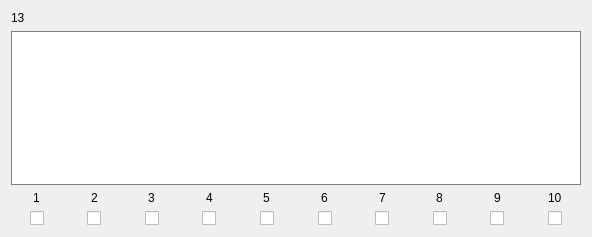
            <widget class="QWidget" name="scrollAreaWidgetContents_162">
             <property name="geometry">
              <rect>
               <x>0</x>
               <y>0</y>
               <width>592</width>
               <height>237</height>
              </rect>
             </property>
             <layout class="QVBoxLayout" name="verticalLayout_107">
              <item>
               <widget class="QLabel" name="Name_13">
                <property name="text">
                 <string>13</string>
                </property>
               </widget>
              </item>
              <item>
               <widget class="QTextEdit" name="Text_13">
                <property name="styleSheet">
                 <string notr="true">border: 1px solid gray</string>
                </property>
               </widget>
              </item>
              <item>
               <layout class="QHBoxLayout" name="horizontalLayout_16">
                <property name="bottomMargin">
                 <number>0</number>
                </property>
                <item>
                 <layout class="QVBoxLayout" name="verticalLayout_143">
                  <property name="rightMargin">
                   <number>0</number>
                  </property>
                  <property name="bottomMargin">
                   <number>0</number>
                  </property>
                  <item alignment="Qt::AlignHCenter">
                   <widget class="QLabel" name="label_122">
                    <property name="text">
                     <string>1</string>
                    </property>
                   </widget>
                  </item>
                  <item alignment="Qt::AlignHCenter">
                   <widget class="QCheckBox" name="Check_13_1">
                    <property name="text">
                     <string/>
                    </property>
                   </widget>
                  </item>
                 </layout>
                </item>
                <item>
                 <layout class="QVBoxLayout" name="verticalLayout_144">
                  <property name="rightMargin">
                   <number>0</number>
                  </property>
                  <property name="bottomMargin">
                   <number>0</number>
                  </property>
                  <item alignment="Qt::AlignHCenter">
                   <widget class="QLabel" name="label_123">
                    <property name="text">
                     <string>2</string>
                    </property>
                   </widget>
                  </item>
                  <item alignment="Qt::AlignHCenter">
                   <widget class="QCheckBox" name="Check_13_2">
                    <property name="text">
                     <string/>
                    </property>
                   </widget>
                  </item>
                 </layout>
                </item>
                <item>
                 <layout class="QVBoxLayout" name="verticalLayout_145">
                  <property name="rightMargin">
                   <number>0</number>
                  </property>
                  <property name="bottomMargin">
                   <number>0</number>
                  </property>
                  <item alignment="Qt::AlignHCenter">
                   <widget class="QLabel" name="label_124">
                    <property name="text">
                     <string>3</string>
                    </property>
                   </widget>
                  </item>
                  <item alignment="Qt::AlignHCenter">
                   <widget class="QCheckBox" name="Check_13_3">
                    <property name="text">
                     <string/>
                    </property>
                   </widget>
                  </item>
                 </layout>
                </item>
                <item>
                 <layout class="QVBoxLayout" name="verticalLayout_146">
                  <property name="rightMargin">
                   <number>0</number>
                  </property>
                  <property name="bottomMargin">
                   <number>0</number>
                  </property>
                  <item alignment="Qt::AlignHCenter">
                   <widget class="QLabel" name="label_125">
                    <property name="text">
                     <string>4</string>
                    </property>
                   </widget>
                  </item>
                  <item alignment="Qt::AlignHCenter">
                   <widget class="QCheckBox" name="Check_13_4">
                    <property name="text">
                     <string/>
                    </property>
                   </widget>
                  </item>
                 </layout>
                </item>
                <item>
                 <layout class="QVBoxLayout" name="verticalLayout_147">
                  <property name="rightMargin">
                   <number>0</number>
                  </property>
                  <property name="bottomMargin">
                   <number>0</number>
                  </property>
                  <item alignment="Qt::AlignHCenter">
                   <widget class="QLabel" name="label_126">
                    <property name="text">
                     <string>5</string>
                    </property>
                   </widget>
                  </item>
                  <item alignment="Qt::AlignHCenter">
                   <widget class="QCheckBox" name="Check_13_5">
                    <property name="text">
                     <string/>
                    </property>
                   </widget>
                  </item>
                 </layout>
                </item>
                <item>
                 <layout class="QVBoxLayout" name="verticalLayout_148">
                  <property name="rightMargin">
                   <number>0</number>
                  </property>
                  <property name="bottomMargin">
                   <number>0</number>
                  </property>
                  <item alignment="Qt::AlignHCenter">
                   <widget class="QLabel" name="label_127">
                    <property name="text">
                     <string>6</string>
                    </property>
                   </widget>
                  </item>
                  <item alignment="Qt::AlignHCenter">
                   <widget class="QCheckBox" name="Check_13_6">
                    <property name="text">
                     <string/>
                    </property>
                   </widget>
                  </item>
                 </layout>
                </item>
                <item>
                 <layout class="QVBoxLayout" name="verticalLayout_149">
                  <property name="rightMargin">
                   <number>0</number>
                  </property>
                  <property name="bottomMargin">
                   <number>0</number>
                  </property>
                  <item alignment="Qt::AlignHCenter">
                   <widget class="QLabel" name="label_128">
                    <property name="text">
                     <string>7</string>
                    </property>
                   </widget>
                  </item>
                  <item alignment="Qt::AlignHCenter">
                   <widget class="QCheckBox" name="Check_13_7">
                    <property name="text">
                     <string/>
                    </property>
                   </widget>
                  </item>
                 </layout>
                </item>
                <item>
                 <layout class="QVBoxLayout" name="verticalLayout_150">
                  <property name="rightMargin">
                   <number>0</number>
                  </property>
                  <property name="bottomMargin">
                   <number>0</number>
                  </property>
                  <item alignment="Qt::AlignHCenter">
                   <widget class="QLabel" name="label_129">
                    <property name="text">
                     <string>8</string>
                    </property>
                   </widget>
                  </item>
                  <item alignment="Qt::AlignHCenter">
                   <widget class="QCheckBox" name="Check_13_8">
                    <property name="text">
                     <string/>
                    </property>
                   </widget>
                  </item>
                 </layout>
                </item>
                <item>
                 <layout class="QVBoxLayout" name="verticalLayout_151">
                  <property name="rightMargin">
                   <number>0</number>
                  </property>
                  <property name="bottomMargin">
                   <number>0</number>
                  </property>
                  <item alignment="Qt::AlignHCenter">
                   <widget class="QLabel" name="label_130">
                    <property name="text">
                     <string>9</string>
                    </property>
                   </widget>
                  </item>
                  <item alignment="Qt::AlignHCenter">
                   <widget class="QCheckBox" name="Check_13_9">
                    <property name="text">
                     <string/>
                    </property>
                   </widget>
                  </item>
                 </layout>
                </item>
                <item>
                 <layout class="QVBoxLayout" name="verticalLayout_152">
                  <property name="rightMargin">
                   <number>0</number>
                  </property>
                  <property name="bottomMargin">
                   <number>0</number>
                  </property>
                  <item alignment="Qt::AlignHCenter">
                   <widget class="QLabel" name="label_131">
                    <property name="text">
                     <string>10</string>
                    </property>
                   </widget>
                  </item>
                  <item alignment="Qt::AlignHCenter">
                   <widget class="QCheckBox" name="Check_13_10">
                    <property name="text">
                     <string/>
                    </property>
                   </widget>
                  </item>
                 </layout>
                </item>
               </layout>
              </item>
             </layout>
            </widget>
